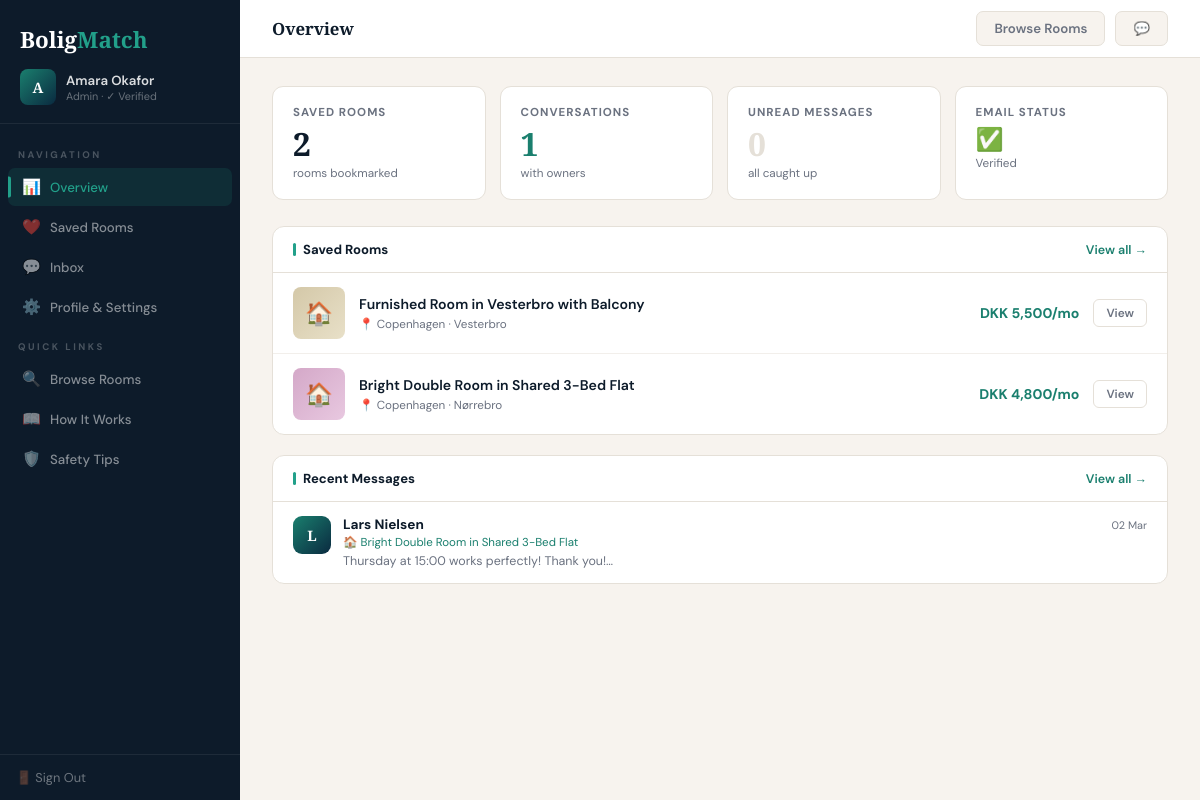
The page /backend/dashboard.php (signed in) on the database its author committed.
### tables this page shows
CREATE TABLE IF NOT EXISTS `users` (
  `id`                   INT          NOT NULL AUTO_INCREMENT,
  `first_name`           VARCHAR(80)  NOT NULL,
  `last_name`            VARCHAR(80)  NOT NULL,
  `email`                VARCHAR(255) NOT NULL,
  `phone`                VARCHAR(30)  DEFAULT NULL,
  `password_hash`        VARCHAR(255) NOT NULL,
  `role`                 ENUM('student','owner','admin','banned') NOT NULL DEFAULT 'student',
  `university`           VARCHAR(200) DEFAULT NULL,
  `address_city`         VARCHAR(200) DEFAULT NULL,
  `email_verified`       TINYINT(1)   NOT NULL DEFAULT 0,
  `verify_token`         VARCHAR(64)  DEFAULT NULL,
  `reset_token`          VARCHAR(64)  DEFAULT NULL,
  `reset_expires`        DATETIME     DEFAULT NULL,
  `ownership_document`   VARCHAR(255) DEFAULT NULL,
  `ownership_verified`   TINYINT(1)   NOT NULL DEFAULT 0,
  `ownership_rejected`   TINYINT(1)   NOT NULL DEFAULT 0,
  `ownership_uploaded_at` DATETIME    DEFAULT NULL,
  `last_login`           DATETIME     DEFAULT NULL,
  `created_at`           DATETIME     NOT NULL DEFAULT CURRENT_TIMESTAMP,
  PRIMARY KEY (`id`),
  UNIQUE KEY `email_unique` (`email`)
);

CREATE TABLE IF NOT EXISTS `saved_listings` (
  `id`          INT      NOT NULL AUTO_INCREMENT,
  `student_id`  INT      NOT NULL,
  `listing_id`  INT      NOT NULL,
  `saved_at`    DATETIME NOT NULL DEFAULT CURRENT_TIMESTAMP,
  PRIMARY KEY (`id`),
  UNIQUE KEY `unique_save` (`student_id`, `listing_id`),
  CONSTRAINT `fk_saved_student` FOREIGN KEY (`student_id`) REFERENCES `users` (`id`) ON DELETE CASCADE,
  CONSTRAINT `fk_saved_listing` FOREIGN KEY (`listing_id`) REFERENCES `listings` (`id`) ON DELETE CASCADE
);

CREATE TABLE IF NOT EXISTS `listings` (
  `id`               INT            NOT NULL AUTO_INCREMENT,
  `owner_id`         INT            NOT NULL,
  `title`            VARCHAR(200)   NOT NULL,
  `description`      TEXT           NOT NULL,
  `city`             VARCHAR(50)    NOT NULL,
  `area`             VARCHAR(100)   NOT NULL,
  `address_full`     VARCHAR(300)   DEFAULT NULL,
  `room_type`        ENUM('single','double') NOT NULL DEFAULT 'single',
  `room_size_m2`     INT            DEFAULT NULL,
  `total_flatmates`  INT            NOT NULL DEFAULT 1,
  `bathroom_type`    ENUM('private','shared') NOT NULL DEFAULT 'shared',
  `rent_monthly`     DECIMAL(10,2)  NOT NULL,
  `deposit_months`   INT            NOT NULL DEFAULT 1,
  `bills_included`   TINYINT(1)     NOT NULL DEFAULT 0,
  `furnished`        TINYINT(1)     NOT NULL DEFAULT 0,
  `wifi`             TINYINT(1)     NOT NULL DEFAULT 0,
  `washing_machine`  TINYINT(1)     NOT NULL DEFAULT 0,
  `parking`          TINYINT(1)     NOT NULL DEFAULT 0,
  `pets_allowed`     TINYINT(1)     NOT NULL DEFAULT 0,
  `balcony`          TINYINT(1)     NOT NULL DEFAULT 0,
  `photos`           TEXT           DEFAULT NULL,
  `available_from`   DATE           DEFAULT NULL,
  `min_lease_months` INT            NOT NULL DEFAULT 3,
  `status`           ENUM('active','pending','expired') NOT NULL DEFAULT 'active',
  `view_count`       INT            NOT NULL DEFAULT 0,
  `created_at`       DATETIME       NOT NULL DEFAULT CURRENT_TIMESTAMP,
  PRIMARY KEY (`id`),
  KEY `idx_owner` (`owner_id`),
  KEY `idx_status` (`status`),
  KEY `idx_city` (`city`),
  CONSTRAINT `fk_listings_owner` FOREIGN KEY (`owner_id`) REFERENCES `users` (`id`) ON DELETE CASCADE
);

### backend/db.php (called while the page is built, shortened)
<?php
function e(mixed $value): string
{
    return htmlspecialchars((string)($value ?? ''));
}
function getUnreadCount(PDO $pdo, int $userId): int
{
    $stmt = $pdo->prepare("
        SELECT COUNT(*)
        FROM   messages
        WHERE  receiver_id = ? AND is_read = 0
    ");
    $stmt->execute([$userId]);
    return (int)$stmt->fetchColumn();
}
?>

### backend/dashboard.php (the view, shortened to what this page needs)
<?php
require_once 'db.php';
$userId   = (int)$_SESSION['user_id'];
$userRole = $_SESSION['user_role'];
$userStmt = $pdo->prepare("SELECT * FROM users WHERE id = ? LIMIT 1");
$userStmt->execute([$userId]);
$user = $userStmt->fetch();
$csrf = $_SESSION['csrf_token'];
$tab = $_GET['tab'] ?? 'overview';
$unreadCount = getUnreadCount($pdo, $userId);
$stats = [];
if ($userRole === 'owner') {
    $lsStmt = $pdo->prepare("SELECT COUNT(*) FROM listings WHERE owner_id=?"); $lsStmt->execute([$userId]);
    $stats['listings']    = (int)$lsStmt->fetchColumn();
    $vsStmt = $pdo->prepare("SELECT COALESCE(SUM(view_count),0) FROM listings WHERE owner_id=?"); $vsStmt->execute([$userId]);
    $stats['views']       = (int)$vsStmt->fetchColumn();
    $acStmt = $pdo->prepare("SELECT COUNT(*) FROM listings WHERE owner_id=? AND status='active'"); $acStmt->execute([$userId]);
    $stats['active']      = (int)$acStmt->fetchColumn();
} else {
    $svStmt = $pdo->prepare("SELECT COUNT(*) FROM saved_listings WHERE student_id=?"); $svStmt->execute([$userId]);
    $stats['saved']       = (int)$svStmt->fetchColumn();
    $cnStmt = $pdo->prepare("SELECT COUNT(DISTINCT listing_id) FROM messages WHERE sender_id=? OR receiver_id=?"); $cnStmt->execute([$userId,$userId]);
    $stats['convos']      = (int)$cnStmt->fetchColumn();
}
$stats['unread'] = $unreadCount;
$listings = [];
if ($tab === 'listings' || $tab === 'overview') {
    if ($userRole === 'owner') {
        $lStmt = $pdo->prepare("SELECT * FROM listings WHERE owner_id=? ORDER BY created_at DESC");
        $lStmt->execute([$userId]);
        $listings = $lStmt->fetchAll();
    } else {
        $lStmt = $pdo->prepare("
            SELECT l.*, s.saved_at FROM saved_listings s
            JOIN listings l ON l.id=s.listing_id
            WHERE s.student_id=? ORDER BY s.saved_at DESC
        ");
        $lStmt->execute([$userId]);
        $listings = $lStmt->fetchAll();
    }
}
$threads = [];
if ($tab === 'inbox' || $tab === 'overview') {
    $tStmt = $pdo->prepare("
        SELECT m.listing_id,
               l.title AS listing_title,
               CASE WHEN m.sender_id=? THEN m.receiver_id ELSE m.sender_id END AS other_id,
               CASE WHEN m.sender_id=? THEN r.first_name ELSE s.first_name END AS other_first,
               CASE WHEN m.sender_id=? THEN r.last_name  ELSE s.last_name  END AS other_last,
               MAX(m.created_at)                                                 AS last_at,
               SUM(CASE WHEN m.receiver_id=? AND m.is_read=0 THEN 1 ELSE 0 END) AS unread
        FROM   messages m
        JOIN   listings l ON l.id=m.listing_id
        JOIN   users    s ON s.id=m.sender_id
        JOIN   users    r ON r.id=m.receiver_id
        WHERE  m.sender_id=? OR m.receiver_id=?
        GROUP  BY m.listing_id, CASE WHEN m.sender_id=? THEN m.receiver_id ELSE m.sender_id END
        ORDER  BY last_at DESC
        LIMIT  20
    ");
    $tStmt->execute([$userId, $userId, $userId, $userId, $userId, $userId, $userId]);
    $threads = $tStmt->fetchAll();
}
function findCoverPhoto(array $listing): ?string {
    $photos = json_decode($listing['photos'] ?? '[]', true) ?: [];
    return null;
}
function timeAgo(string $dt): string {
    $d = time()-strtotime($dt);
    return date('d M', strtotime($dt));
}
$palettes=[['#afc8da','#c8d8e8'],['#d4a8c8','#e8c8e0'],['#a8c8b8','#c8e0d4'],['#d4c8a8','#e8e0c8'],['#a8b8d4','#c8d4e8'],['#c8a8a8','#e0c8c8']];
?>
<!DOCTYPE html>
<html lang="en">
<head>
</head>
<body>
<aside class="sidebar">
  <div class="sb-brand">
    <a href="../frontend/index.html" class="sb-logo">Bolig<span>Match</span></a>
    <div class="sb-user">
      <div class="sb-avatar"><?= strtoupper(substr($user['first_name'],0,1)) ?></div>
      <div>
        <div class="sb-uname"><?= e($user['first_name'].' '.$user['last_name']) ?></div>
        <div class="sb-urole"><?= e($userRole) ?><?= $user['email_verified'] ? ' · ✓ verified' : '' ?></div>
      </div>
    </div>
  </div>
  <nav class="sb-nav">
    <div class="sb-section">Navigation</div>
    <a href="dashboard.php?tab=overview" class="sb-link <?= $tab==='overview'?'active':'' ?>">
      <span class="sb-icon">📊</span> Overview
    </a>
    <a href="dashboard.php?tab=listings" class="sb-link <?= $tab==='listings'?'active':'' ?>">
      <span class="sb-icon"><?= $userRole==='owner'?'🏠':'❤️' ?></span>
      <?= $userRole==='owner' ? 'My Listings' : 'Saved Rooms' ?>
    </a>
    <a href="inbox.php" class="sb-link">
      <span class="sb-icon">💬</span> Inbox
    </a>
    <a href="dashboard.php?tab=profile" class="sb-link <?= $tab==='profile'?'active':'' ?>">
      <span class="sb-icon">⚙️</span> Profile & Settings
    </a>
    <div class="sb-section">Quick Links</div>
    <?php if ($userRole === 'owner'): ?>
      <a href="create-listing.php" class="sb-link"><span class="sb-icon">➕</span> Add Listing</a>
    <?php else: ?>
      <a href="listings.php" class="sb-link"><span class="sb-icon">🔍</span> Browse Rooms</a>
    <?php endif; ?>
    <a href="../frontend/how-it-works.html" class="sb-link"><span class="sb-icon">📖</span> How It Works</a>
    <a href="../frontend/safety-tips.html"  class="sb-link"><span class="sb-icon">🛡️</span> Safety Tips</a>
  </nav>
  <div class="sb-footer">
    <a href="logout.php?token=<?= $csrf ?>" class="sb-logout">🚪 Sign Out</a>
  </div>
</aside>
<div class="main">
  <div class="topbar">
    <?php $titles=['overview'=>'Overview','listings'=>$userRole==='owner'?'My Listings':'Saved Rooms','inbox'=>'Inbox','profile'=>'Profile & Settings']; ?>
    <div class="topbar-title"><?= $titles[$tab] ?? 'Dashboard' ?></div>
    <div class="topbar-right">
      <?php if ($userRole==='owner'): ?>
        <a href="create-listing.php" class="topbar-btn solid">+ Add Listing</a>
      <?php else: ?>
        <a href="listings.php" class="topbar-btn ghost">Browse Rooms</a>
      <?php endif; ?>
      <a href="inbox.php" class="topbar-btn ghost">
        💬<?php if ($unreadCount>0): ?> (<?= $unreadCount ?>)<?php endif; ?>
      </a>
    </div>
  </div>
  <div class="content">
    <?php if ($tab === 'overview'): ?>
      <div class="stats-grid">
        <?php if ($userRole === 'owner'): ?>
          <div class="stat-card">
            <div class="sc-label">Active Listings</div>
            <div class="sc-val <?= $stats['active']===0?'zero':'' ?>"><?= $stats['active'] ?></div>
            <div class="sc-sub"><?= $stats['listings'] ?> total</div>
          </div>
          <div class="stat-card">
            <div class="sc-label">Total Views</div>
            <div class="sc-val teal <?= $stats['views']===0?'zero':'' ?>"><?= number_format($stats['views']) ?></div>
            <div class="sc-sub">across all listings</div>
          </div>
        <?php else: ?>
          <div class="stat-card">
            <div class="sc-label">Saved Rooms</div>
            <div class="sc-val <?= $stats['saved']===0?'zero':'' ?>"><?= $stats['saved'] ?></div>
            <div class="sc-sub">rooms bookmarked</div>
          </div>
          <div class="stat-card">
            <div class="sc-label">Conversations</div>
            <div class="sc-val teal <?= $stats['convos']===0?'zero':'' ?>"><?= $stats['convos'] ?></div>
            <div class="sc-sub">with owners</div>
          </div>
        <?php endif; ?>
        <div class="stat-card">
          <div class="sc-label">Unread Messages</div>
          <div class="sc-val <?= $stats['unread']===0?'zero':'teal' ?>"><?= $stats['unread'] ?></div>
          <div class="sc-sub"><?= $stats['unread']>0?'replies waiting':'all caught up' ?></div>
        </div>
        <div class="stat-card">
          <div class="sc-label">Email Status</div>
          <div class="sc-val" style="font-size:1.4rem"><?= $user['email_verified']?'✅':'⚠️' ?></div>
          <div class="sc-sub"><?= $user['email_verified']?'Verified':'Not verified' ?></div>
        </div>
      </div>
      <?php if (!empty($listings)): ?>
        <div class="panel">
          <div class="panel-header">
            <div class="panel-title"><?= $userRole==='owner'?'My Listings':'Saved Rooms' ?></div>
            <a href="dashboard.php?tab=listings" class="panel-link">View all →</a>
          </div>
          <?php foreach (array_slice($listings,0,4) as $l):
            $pal=$palettes[$l['id']%count($palettes)];
            $cover = findCoverPhoto($l);
          ?>
            <div class="listing-row">
              <div class="lr-img"<?= $cover ? '' : ' style="background:linear-gradient(135deg,'.$pal[0].','.$pal[1].')"' ?>>
                <?php if ($cover): ?>
                  <img src="<?= e($cover) ?>" alt="" loading="lazy"/>
                <?php else: ?>
                  🏠
                <?php endif; ?>
              </div>
              <div class="lr-info">
                <div class="lr-title"><?= e($l['title']) ?></div>
                <div class="lr-meta">
                  <span>📍 <?= e($l['city']) ?> · <?= e($l['area']) ?></span>
                </div>
              </div>
              <div class="lr-price">DKK <?= number_format($l['rent_monthly']) ?>/mo</div>
              <div class="lr-actions">
                <a href="listing-detail.php?id=<?= $l['id'] ?>" class="lr-btn">View</a>
              </div>
            </div>
          <?php endforeach; ?>
        </div>
      <?php endif; ?>
      <?php if (!empty($threads)): ?>
        <div class="panel">
          <div class="panel-header">
            <div class="panel-title">Recent Messages</div>
            <a href="inbox.php" class="panel-link">View all →</a>
          </div>
          <?php foreach (array_slice($threads,0,5) as $t): ?>
            <a href="inbox.php?listing=<?= $t['listing_id'] ?>&user=<?= $t['other_id'] ?>"
               class="thread-row <?= $t['unread']>0?'unread':'' ?>">
              <div class="tr-avatar"><?= strtoupper(substr($t['other_first'],0,1)) ?></div>
              <div class="tr-body">
                <div class="tr-top">
                  <span class="tr-name"><?= e($t['other_first'].' '.$t['other_last']) ?></span>
                  <span class="tr-time"><?= timeAgo($t['last_at']) ?></span>
                </div>
                <div class="tr-listing">🏠 <?= e($t['listing_title']) ?></div>
                <div class="tr-preview"><?= e($t['preview']) ?>…</div>
              </div>
            </a>
          <?php endforeach; ?>
        </div>
      <?php endif; ?>
    <?php endif; ?>
  </div>
</div>
</body>
</html>

### rows shown on the page
users: first_name "A", first_name+last_name "Amara Okafor"
saved_listings: listing.title "Furnished Room in Vesterbro with Balcony", listing.city "Copenhagen", listing.area "Vesterbro", listing.rent_monthly "5,500"
saved_listings: listing.title "Bright Double Room in Shared 3-Bed Flat", listing.city "Copenhagen", listing.area "Nørrebro", listing.rent_monthly "4,800"

### other values the page prints
$userRole "Admin"
$titles[$tab] "Overview"
$stats['saved'] "2"
$stats['convos'] "1"
$stats['unread'] "0"
substr($t['other_first'],0,1) "L"
$t['other_first'].' '.$t['other_last'] "Lars Nielsen"
timeAgo($t['last_at']) "02 Mar"
$t['listing_title'] "Bright Double Room in Shared 3-Bed Flat"
$t['preview'] "Thursday at 15:00 works perfectly! Thank you!"
